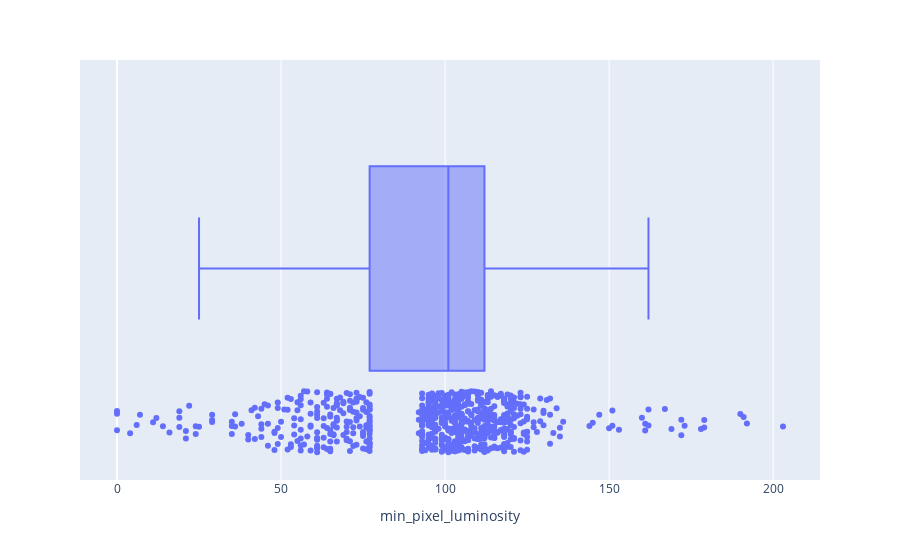

Notebook source saved alongside this figure:
### Code cell
px.box(df, x='min_pixel_luminosity', points='all')

### Figure 1 — Plotly figure (JSON) as saved in the notebook; plotly's stock layout.template omitted (floating-point values rounded to 4 significant figures; data arrays with more than 128 entries replaced by an {"elided": "..."} marker saying what was removed)
{"data": [{"alignmentgroup": "True", "boxpoints": "all", "hovertemplate": "min_pixel_luminosity=%{x}<extra></extra>", "legendgroup": "", "marker": {"color": "#636efa"}, "name": "", "notched": false, "offsetgroup": "", "orientation": "h", "showlegend": false, "type": "box", "x": {"elided": "967 int values"}, "x0": " ", "xaxis": "x", "y0": " ", "yaxis": "y"}], "layout": {"boxmode": "group", "legend": {"tracegroupgap": 0}, "margin": {"t": 60}, "xaxis": {"anchor": "y", "domain": [0, 1], "title": {"text": "min_pixel_luminosity"}}, "yaxis": {"anchor": "x", "domain": [0, 1]}}}
